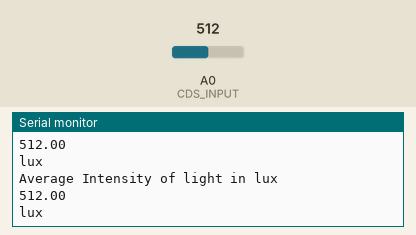
Recording of a sketch running on a simulated Arduino Uno, built with avr-gcc and run on an emulated ATmega328P. Shown: the last lines printed to the serial monitor. Inputs (shaded band) come from the test bench; at power-on: A0 (CDS_INPUT) = 512.

Above: at 2.8 s.
2.9 s: A0 (CDS_INPUT) set to 716
At 3.8 s:
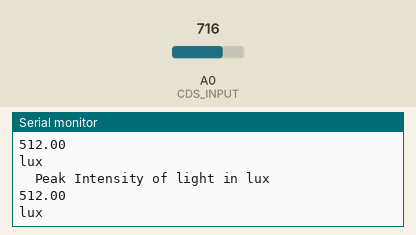
5.6 s: A0 (CDS_INPUT) set to 900
At 6.5 s:
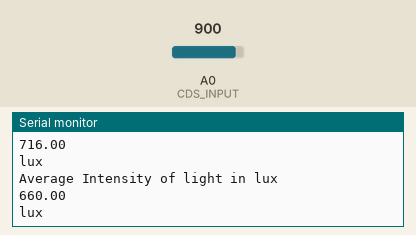
Timing chart, 0 to 8.6 s (numbered marks = the images above; inputs shaded):
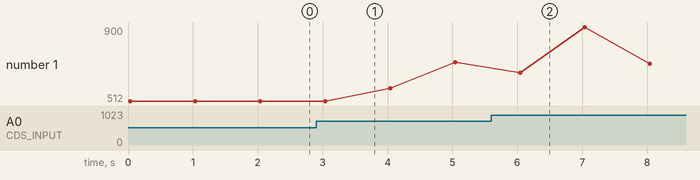

Measured:
- after the input at 5.6 s, the serial monitor: prints a new line after 0.44 s (image 2)
- plotted number 1: 512 → 716 after the input at 2.9 s, 716 → 780 after the input at 5.6 s

The sketch:

Plot_peak_and_average.ino
```cpp
// Sets initial value to 0
#define CDS_INPUT 0
  float average=0;
  float peak=0;
  int n=1;
void setup() {
  Serial.begin(9600);

}

void loop() {

  int value = analogRead(CDS_INPUT);

 // Serial.println(" Intensity of light in lux");

  //Prints value of light intensity in lux

 // Serial.println(value);

 // Serial.println("lux \n");

 //  delay(1000);


  average = ((average * (n-1)) + value)/n ;

  n = n + 1;

  Serial.println("Average Intensity of light in lux");

  Serial.println(average);

  Serial.println("lux \n");

   delay(1000);

  if (value > peak)
{
  peak = value ;

  Serial.println("  Peak Intensity of light in lux");

  Serial.println(peak);

  Serial.println("lux \n");


  delay(1000);
}
else
{
  Serial.println("  Peak Intensity of light in lux");

  Serial.println(peak);

  Serial.println("lux \n");


  delay(1000);

  }

}
```
